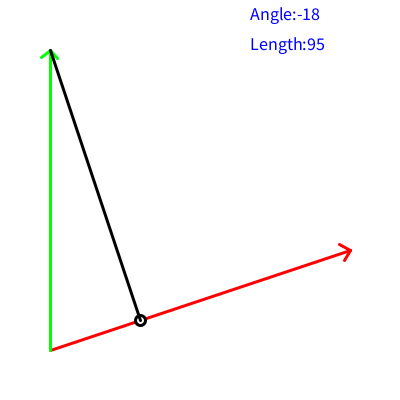
Frame 1 (no input)
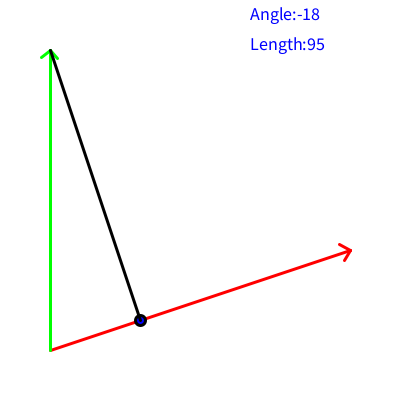
Frame 60 (the mouse pressed at the canvas centre just before this capture)
Frame 120 (the mouse held since frame 60 and released just before this capture): identical to frame 60, image omitted

The Processing sketch that drew these frames (run headless with seeded random() and noise(); from frame 60 on, the mouse is pressed at the canvas centre):

// Processing sketch: sketch_20201106
// ── sketch_20201106.pde
float X=50; // 定义向量原点
float Y=350;
float ax=300; // 定义a，a由ax和ay构成 就是 A（ax,ay）
float ay=-100;
float bx=0; // 同样定义b
float by=-300;


void setup()
{
size(400,400); 
strokeWeight(3); 
}


void draw()
{

float dot=(ax*bx)+(ay*by); //设置ab的点乘
float mag=sqrt(pow(ax,2)+pow(ay,2)); // length (magnitude) of a
float component=dot/mag; // find length of projection
float axu = ax / mag; // compute x component of unit vector a
float ayu = ay / mag; // compute y component of unit vector a
float px=component * axu; // x component of vector projection
float py=component * ayu; // y component of vector projection
  
  
background(255); // Clear screen
stroke(255,0,0); // Make pen red
arrow(X,Y,X+ax,Y+ay); // Draw vector a starting at (X,Y)
stroke(0,255,0); // Make pen green
arrow(X,Y,X+bx,Y+by); // Draw vector b starting at (X,Y)

// Draw the projection of b onto a
stroke(0,0,0); // Use a black pen
ellipse(X+px,Y+py,10,10); // point where b projects onto a
line(X+px,Y+py,X+bx,Y+by); // line from a to point of projection on b

if (mouseButton == RIGHT)
{
ax=mouseX-X;
ay=mouseY-Y;
}
if (mouseButton == LEFT)
{
bx=mouseX-X;
by=mouseY-Y;
}


//打印出长度和角度
float len=sqrt((px*px)+(py*py));
float ang=180*atan2(py,px)/PI;
textSize(18);
fill(0,0,255);
text("Angle:"+round(ang),250,20);
text("Length:"+round(len),250,50);



}
// Draw an arrow from (x1,y1) to (x2,y2)
void arrow(float x1, float y1, float x2, float y2)
{
line(x1, y1, x2, y2);
pushMatrix();
translate(x2, y2);
float a = atan2(x1-x2, y2-y1);
rotate(a);
line(0, 0, -8, -8);
line(0, 0, 8, -8);
popMatrix();
}
